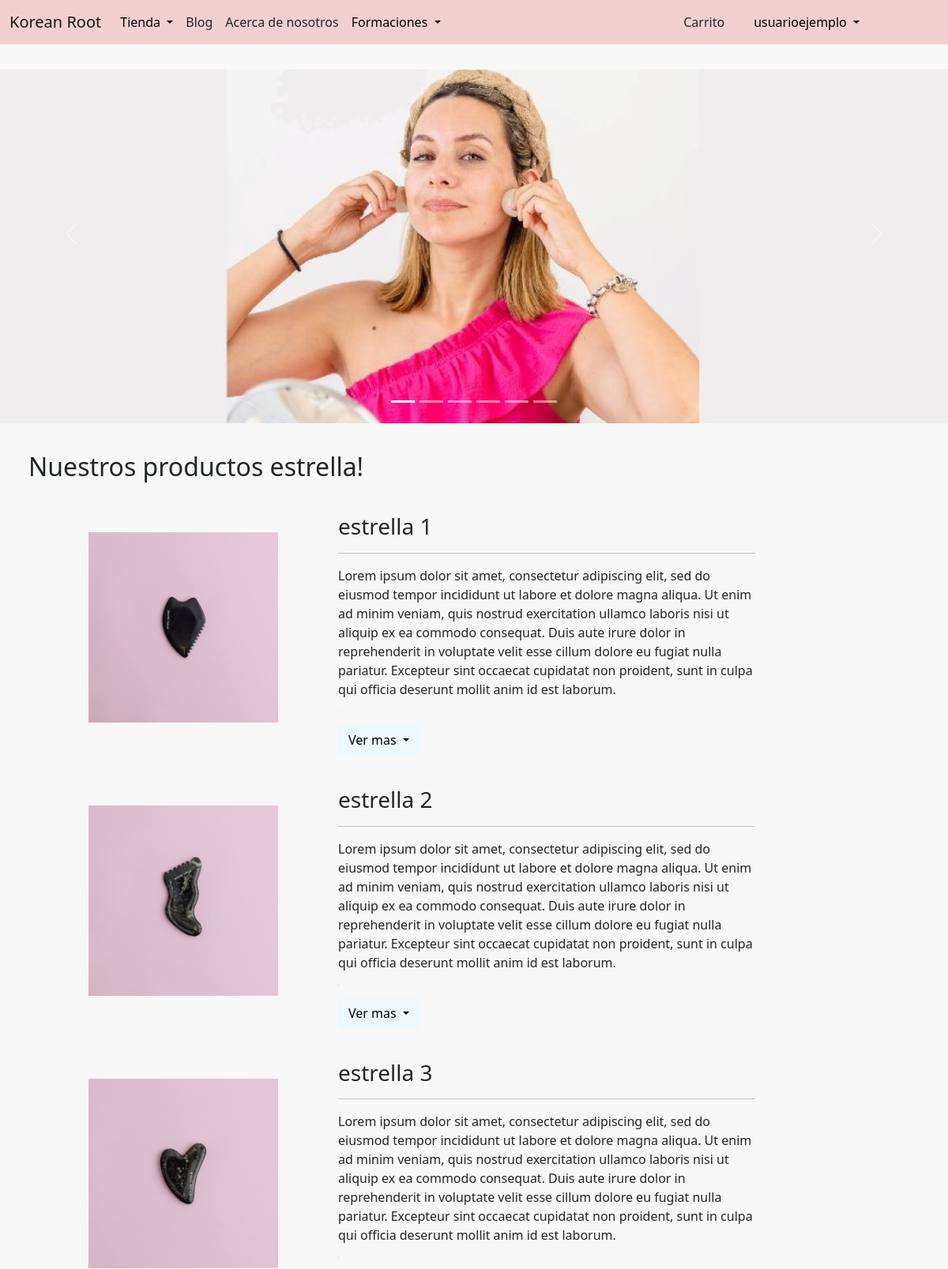
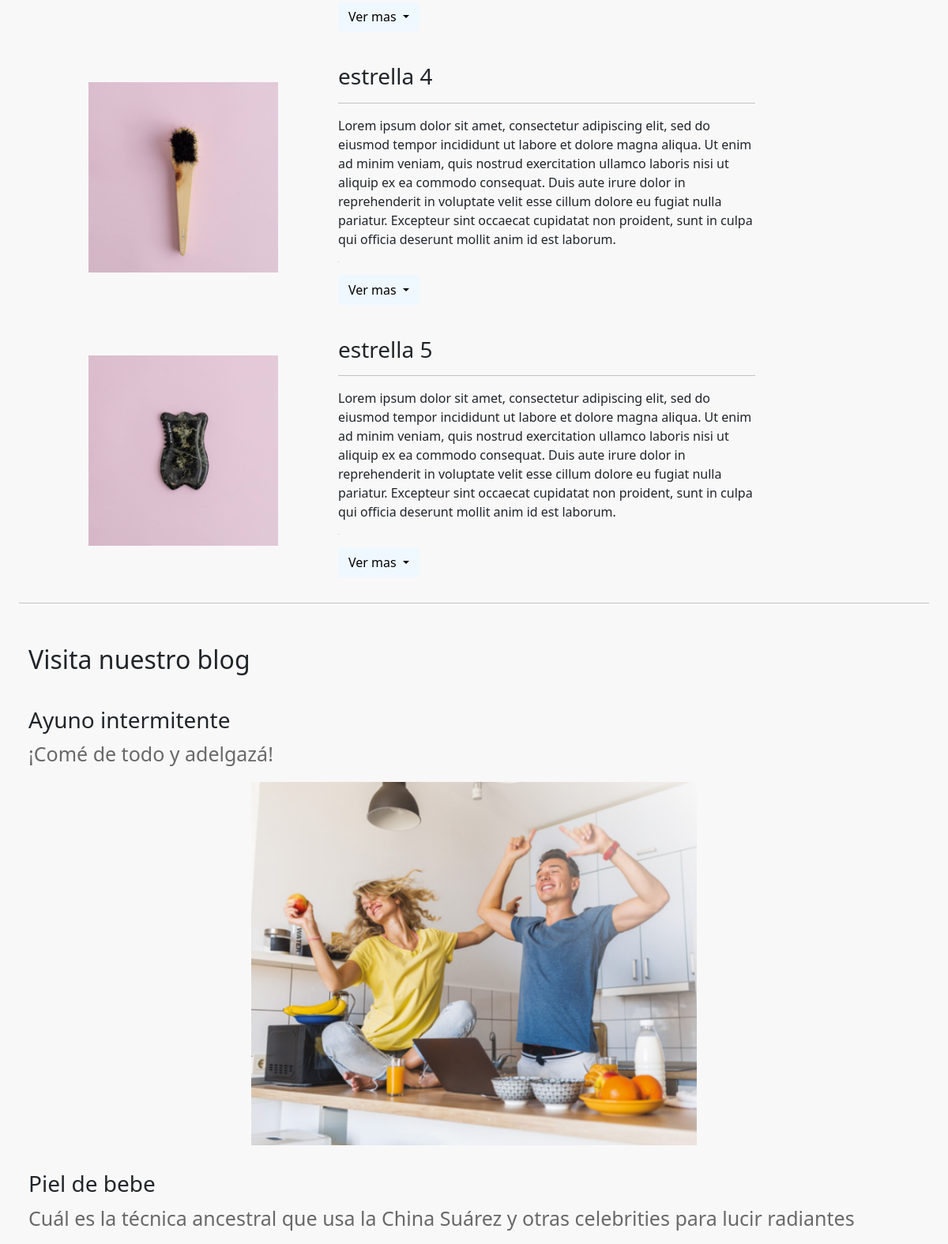
Screenshot of / (signed in, upper part) with the database file from the repository (2 pictures, top to bottom).
### AppBlog/models.py (models this page shows, shortened)
class ImagenCarrusel(models.Model):
    titulo = models.CharField(max_length=70)
    texto = models.CharField(max_length=200)
    imagen = models.ImageField(upload_to='carrusel', default=None)

class ProductoEstrella(models.Model):
    titulo = models.CharField(max_length=50)
    imagen = models.ImageField(upload_to='productos_estrella', default=None)
    descripcion = models.TextField()

class Post(models.Model):
    titulo = models.CharField(max_length=70)
    subtitulo = models.CharField(max_length=140)
    cuerpo = RichTextField(blank = True, null = True)
    fecha_creacion = models.DateTimeField()
    autor = models.CharField(max_length=50)
    img_portada = models.ImageField(upload_to='portadas_blog', null=True, blank=True)
    img_miniatura = models.ImageField(upload_to='miniaturas_blog', null=True, blank=True)
    fuente = models.CharField(max_length=20, null= True, blank= True)
    link_noticia = models.CharField(max_length=255, null= True, blank= True)

### AppBlog/views.py (the view)
# urls.py: path('', inicio, name="Inicio"),
def inicio(request):
    carrusel = ImagenCarrusel.objects.all()
    carrusel_1 = carrusel[0]
    carrusel_2 = carrusel[1]
    carrusel_3 = carrusel[2]
    carrusel_4 = carrusel[3]
    carrusel_5 = carrusel[4]
    carrusel_6 = carrusel[5]
    carrusel = [carrusel_2, carrusel_3, carrusel_4, carrusel_5, carrusel_6]
    imagenes = ProductoEstrella.objects.all()
    posts = Post.objects.all()
    return render(request, 'AppBlog/inicio.html', {
    'imagenes': imagenes,
    'publicaciones': posts,
    'img_carrusel': carrusel,
    'carrusel_1': carrusel_1,
    'carrusel_2': carrusel_2,
    'carrusel_3': carrusel_3,
    'carrusel_4': carrusel_4,
    'carrusel_5': carrusel_5,
    'carrusel_6': carrusel_6,
    })

### AppBlog/templates/AppBlog/inicio.html (shortened to what this page needs)
{% extends 'AppTienda/padre.html' %}
{% load static %}
{% block contenidoQueCambia %}
  <div id="carousel-item" class="carousel slide" data-bs-ride="carousel" style="height: 30rem;">
    <div class="carousel-indicators">
      <button type="button" data-bs-target="#carousel-item" data-bs-slide-to="0" class="active" aria-current="true" aria-label="Slide 1"></button>
      <button type="button" data-bs-target="#carousel-item" data-bs-slide-to="1" aria-label="Slide 2"></button>
      <button type="button" data-bs-target="#carousel-item" data-bs-slide-to="2" aria-label="Slide 3"></button>
      <button type="button" data-bs-target="#carousel-item" data-bs-slide-to="3" aria-label="Slide 4"></button>
      <button type="button" data-bs-target="#carousel-item" data-bs-slide-to="4" aria-label="Slide 5"></button>
      <button type="button" data-bs-target="#carousel-item" data-bs-slide-to="5" aria-label="Slide 6"></button>
    </div>
      <div class="carousel-inner" style="height: 30rem;">
        <div class="carousel-item active">
          <div>
            <img
            src="{{carrusel_1.imagen.url}}"
            style=
            "display: block;
            max-height: 30rem;
            margin-left: auto;
            margin-right: auto;
            width: auto;"
            alt="longdesc">
          </div>
          <div class="carousel-caption d-none d-md-block">
          </div>
        </div>
      </div>
        <button class="carousel-control-prev" type="button" data-bs-target="#carousel-item" data-bs-slide="prev">
          <span class="carousel-control-prev-icon" aria-hidden="true"></span>
        </button>
        <button class="carousel-control-next" type="button" data-bs-target="#carousel-item" data-bs-slide="next">
          <span class="carousel-control-next-icon" aria-hidden="true"></span>
        </button>
      </div>
    <h2 style="
    margin-left: 3%;
    margin-bottom: 1rem;
    margin-top: 3%;
    ">Nuestros productos estrella!</h2>
    {% for imagen in imagenes %}
    <div class="row" style="margin-bottom: 1rem; margin-left: 3rem; margin-right: 3rem;">
      <div class="col-4">
          <div
          style=
          "margin-top: 3rem;
          display: block;
          align-items: center;
          width: auto;"
          >
              <img
              src="{{ imagen.imagen.url }}"
              alt=""
              style=
              "display: block;
              margin-left: auto;
              margin-right: auto;
              width: 70%;"
              >
          </div>
      </div>
      <div class="col-6" style="margin-top: 1.5rem;">
        <h3>{{ imagen.titulo }}</h3>
        <hr>
        {{imagen.descripcion}}
        <div>
          <div class="btn-group" role="group">
            <button
            id="btnGroupDrop1"
            type="button"
            class="btn btn-primary dropdown-toggle"
            data-bs-toggle="dropdown"
            aria-expanded="false"
            style=
            "text-decoration: none;
            color:inherit;
            background-color: aliceblue;
            color: black;
            border-color: aliceblue;
            "
            >
              Ver mas
            </button>
          </div>
        </div>
      </div>
    </div>
    {% endfor %}
  <hr style="margin-left: 2%; margin-right: 2%;">
{% if publicaciones %}
  <h2 style="
  margin-left: 3%;
  margin-bottom: 1rem;
  margin-top: 3%;
  ">Visita nuestro blog</h2>
{% endif %}
<div style="margin-top: 2%; margin-left: 3%; margin-right: 3%;">
  {% for publicacion in publicaciones %}
    <a href="{% url 'blog:publicacion_detalle' id=publicacion.id %}" style="text-decoration: none; color:inherit;"><h3>{{publicacion.titulo}}</h3></a>
    <p style="font-size: 25px; color: rgb(105, 105, 105);">{{publicacion.subtitulo}}</p>
    {% if publicacion.img_miniatura %}
        <img src="{{publicacion.img_miniatura.url}}"
        style=
        "display: block;
        margin-left: auto;
        margin-right: auto;
        margin-bottom: 3rem;
        max-width: 50%;
        max-height: 50%;
        margin-bottom: 2rem;"/>
    {% endif %}
  {% endfor %}
{% endblock %}

### AppTienda/templates/AppTienda/padre.html (shortened to what this page needs)
<!doctype html>
<html lang="en">
  <head>
    {% load static %}
    <link href="https://cdn.jsdelivr.net/npm/bootstrap@5.1.3/dist/css/bootstrap.min.css" rel="stylesheet">
  </head>
  <body class="body">
        <nav class="navbar navbar-expand-sm navbar-light" style="background-color:rgb(242, 208, 209)">
            <div class="container">
            <a href="{% url 'blog:Inicio' %}" class="navbar-brand mb-0 h1" style="text-emphasis-color: aliceblue; margin-right: 1rem;">Korean Root</a>
            <div class="collapse navbar-collapse" id="navbarNav">
                <ul class="navbar-nav">
                    <li class="nav-item dropdown">
                        <a href="#"
                        class="nav-link dropdown-toggle"
                        id="navbarDropdown"
                        role="button"
                        data-bs-toggle="dropdown"
                        aria-expanded="false"
                        style="color: black;"
                        >Tienda
                        </a>
                    </li>
                    <li class="nav-item active">
                        <a
                        href="{% url 'blog:lista_publicaciones' %}"
                        class="nav-link"
                        style="text-decoration: none; color:inherit;"
                        >
                        Blog
                    </a>
                </li>
                    <li
                    class="nav-item active">
                    <a
                    href="{% url 'acerca_de_nosotros' %}"
                    class="nav-link"
                    style="text-decoration: none; color:inherit;"
                    >
                    Acerca de nosotros
                </a>
            </li>
                    <li class="nav-item dropdown">
                      <a href="#"
                      class="nav-link dropdown-toggle"
                      id="navbarDropdown"
                      role="button"
                      data-bs-toggle="dropdown"
                      aria-expanded="false"
                      style="color: black;"
                      >Formaciones
                      </a>
                </ul>
            </div>
            </div>
            {% if user.is_authenticated %}
              <div class="d-grid gap-2 d-sm-flex justify-content-end" style="width: 6rem; margin-right: 6rem;">
              <div class="d-grid gap-2 d-sm-flex justify-content-end" style="width: 5rem;">
                <button
                class="btn btn-outline"
                type="button"
                style="text-decoration: none; color:inherit;"
                >
                <a
                    href="{% url 'carrito' %}"
                    style="text-decoration: none; color:inherit;"
                    >
                    Carrito
                </a>
                </button>
                <li class="nav-item dropdown" style="list-style-type: none">
                  <a href="#"
                  class="nav-link dropdown-toggle"
                  id="navbarDropdown"
                  role="button"
                  data-bs-toggle="dropdown"
                  aria-expanded="false"
                  style="color: black;">
                  {{user.username}}
                  </a>
                </li>
              </div>
            {% endif %}
        </nav>
    {% block contenidoQueCambia %}
    {% endblock %}
  </body>
</html>

### AppTienda/templates/AppTienda/padre.html (style rules this page uses)
.body { background-color:rgb(248, 248, 248); display: flex; flex-direction: column; min-height: 100vh; }

### AppBlog/templates/AppBlog/inicio.html (style rules this page uses)
.carousel-item { margin-top: 2rem; margin-bottom: 2rem; height: 30rem; background: rgb(248, 248, 248); }

### rows the page displays
ImagenCarrusel: imagen (picture)
ProductoEstrella: imagen (picture), titulo "estrella 1", descripcion "Lorem ipsum dolor sit amet, consectetur adipiscing elit, sed do eiusmod tempor incididunt ut labore et dolore magna aliqua. Ut enim ad minim veniam, quis nostrud exercitation ullamco laboris nisi ut aliquip ex ea commodo consequat. Duis aute irure dolor in reprehenderit in voluptate velit esse cillum dolore eu fugiat nulla pariatur. Excepteur sint occaecat cupidatat non proident, sunt in culpa qui officia deserunt mollit anim id est laborum."
ProductoEstrella: imagen (picture), titulo "estrella 2", descripcion "Lorem ipsum dolor sit amet, consectetur adipiscing elit, sed do eiusmod tempor incididunt ut labore et dolore magna aliqua. Ut enim ad minim veniam, quis nostrud exercitation ullamco laboris nisi ut aliquip ex ea commodo consequat. Duis aute irure dolor in reprehenderit in voluptate velit esse cillum dolore eu fugiat nulla pariatur. Excepteur sint occaecat cupidatat non proident, sunt in culpa qui officia deserunt mollit anim id est laborum."
ProductoEstrella: imagen (picture), titulo "estrella 3", descripcion "Lorem ipsum dolor sit amet, consectetur adipiscing elit, sed do eiusmod tempor incididunt ut labore et dolore magna aliqua. Ut enim ad minim veniam, quis nostrud exercitation ullamco laboris nisi ut aliquip ex ea commodo consequat. Duis aute irure dolor in reprehenderit in voluptate velit esse cillum dolore eu fugiat nulla pariatur. Excepteur sint occaecat cupidatat non proident, sunt in culpa qui officia deserunt mollit anim id est laborum."
ProductoEstrella: imagen (picture), titulo "estrella 4", descripcion "Lorem ipsum dolor sit amet, consectetur adipiscing elit, sed do eiusmod tempor incididunt ut labore et dolore magna aliqua. Ut enim ad minim veniam, quis nostrud exercitation ullamco laboris nisi ut aliquip ex ea commodo consequat. Duis aute irure dolor in reprehenderit in voluptate velit esse cillum dolore eu fugiat nulla pariatur. Excepteur sint occaecat cupidatat non proident, sunt in culpa qui officia deserunt mollit anim id est laborum."
ProductoEstrella: imagen (picture), titulo "estrella 5", descripcion "Lorem ipsum dolor sit amet, consectetur adipiscing elit, sed do eiusmod tempor incididunt ut labore et dolore magna aliqua. Ut enim ad minim veniam, quis nostrud exercitation ullamco laboris nisi ut aliquip ex ea commodo consequat. Duis aute irure dolor in reprehenderit in voluptate velit esse cillum dolore eu fugiat nulla pariatur. Excepteur sint occaecat cupidatat non proident, sunt in culpa qui officia deserunt mollit anim id est laborum."
Post: titulo "Ayuno intermitente", subtitulo "¡Comé de todo y adelgazá!", img_miniatura (picture)
Post: titulo "Piel de bebe", subtitulo "Cuál es la técnica ancestral que usa la China Suárez y otras celebrities para lucir radiantes"

### other values shown
{{ user.username }} "usuarioejemplo"
